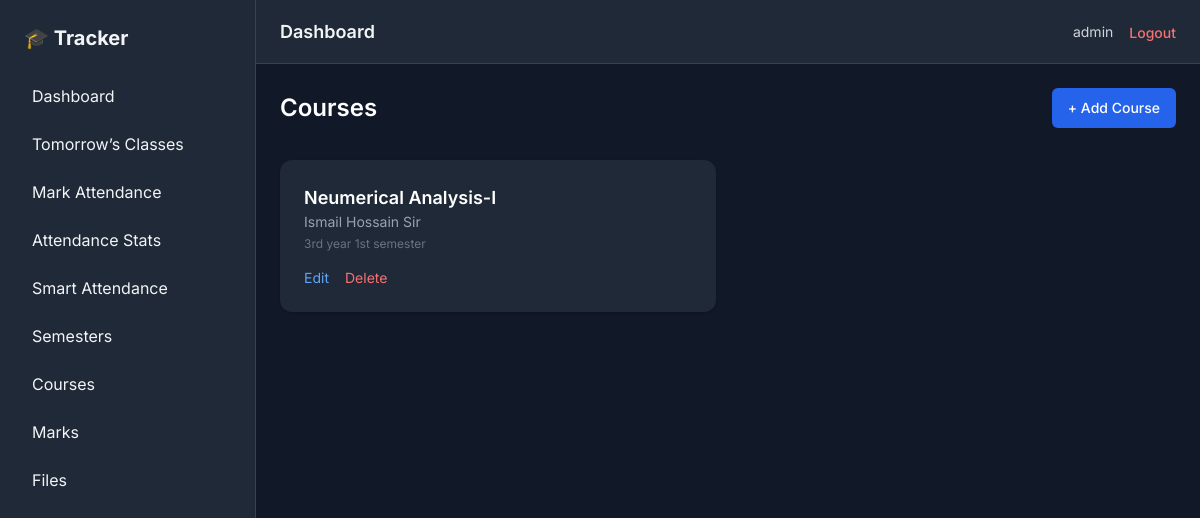
The app's page /courses/ (signed in) with its own data.
### core/models.py (models this page shows, shortened)
class User(AbstractUser):
    email = models.EmailField(unique=True)

class Course(models.Model):
    user = models.ForeignKey(
        settings.AUTH_USER_MODEL,
        on_delete = models.CASCADE,
        related_name = 'courses'
    )
    semester = models.ForeignKey(
        Semester,
        on_delete = models.CASCADE,
        related_name = 'courses'
    )
    name = models.CharField(max_length=150)
    course_code = models.CharField(max_length=50)
    teacher_name = models.CharField(max_length=150)
    total_class_planned = models.PositiveIntegerField(default=20)
    created_at = models.DateTimeField(auto_now_add=True)
    class Meta:
        ordering = ['course_code']

class Semester(models.Model):
    user = models.ForeignKey(
        settings.AUTH_USER_MODEL,
        on_delete  = models.CASCADE,
        related_name = 'semesters'
    )
    name = models.CharField(max_length=100)
    start_date = models.DateField()
    end_date = models.DateField(null=True, blank=True)
    is_active  = models.BooleanField(default=False)
    class Meta:
        ordering = ['-start_date']

### core/views.py (the view)
# urls.py: path('courses/', views.course_list, name='course_list'),
@login_required
def course_list(request):
    courses = Course.objects.filter(user=request.user)
    return render(request, 'course/list.html', {'courses': courses})

### templates/course/list.html
{% extends 'base/base.html' %}
{% block content %}
<div class="flex justify-between items-center mb-8">
    <h2 class="text-2xl font-semibold text-white">
        Courses
    </h2>
    <a href="{% url 'course_create' %}"
       class="bg-blue-600 text-white px-4 py-2.5 rounded-md text-sm font-medium
              hover:bg-blue-500 transition">
        + Add Course
    </a>
</div>
<div class="grid gap-6 sm:grid-cols-1 md:grid-cols-2">
    {% for c in courses %}
        <div class="bg-gray-800 p-6 rounded-xl shadow
                    hover:bg-gray-700 transition">
            <div class="mb-4">
                <h3 class="text-lg font-semibold text-white">
                    {{ c.name }}
                </h3>
                <p class="text-sm text-gray-400">
                    {{ c.teacher_name }}
                </p>
                <p class="text-xs text-gray-500 mt-1">
                    {{ c.semester.name }}
                </p>
            </div>
            <div class="flex items-center gap-4 text-sm">
                <a href="{% url 'course_edit' c.id %}"
                   class="text-blue-400 hover:underline">
                    Edit
                </a>
                <a href="{% url 'course_delete' c.id %}"
                   class="text-red-400 hover:underline">
                    Delete
                </a>
            </div>
        </div>
    {% empty %}
        <p class="text-gray-400 text-center col-span-full">
            No courses added.
        </p>
    {% endfor %}
</div>
{% endblock %}

### templates/base/navbar.html (shortened to what this page needs)
<header class="h-16 bg-gray-800 border-b border-gray-700 flex items-center justify-between px-6">
    <h1 class="text-lg font-semibold">Dashboard</h1>
    <div class="flex items-center gap-4">
        <span class="text-sm text-gray-300">
            {{ request.user.username }}
        </span>
        <form method="post" action="{% url 'logout' %}">
            <button type="submit"
                class="text-red-400 hover:text-red-300 text-sm font-medium">
                Logout
            </button>
        </form>
    </div>
</header>

### templates/base/base.html (style rules this page uses)
body { font-family: 'Inter', sans-serif; }

### records on screen
User: user.username "admin"
Course: name "Neumerical Analysis-I", teacher_name "Ismail Hossain Sir", semester.name "3rd year 1st semester"
